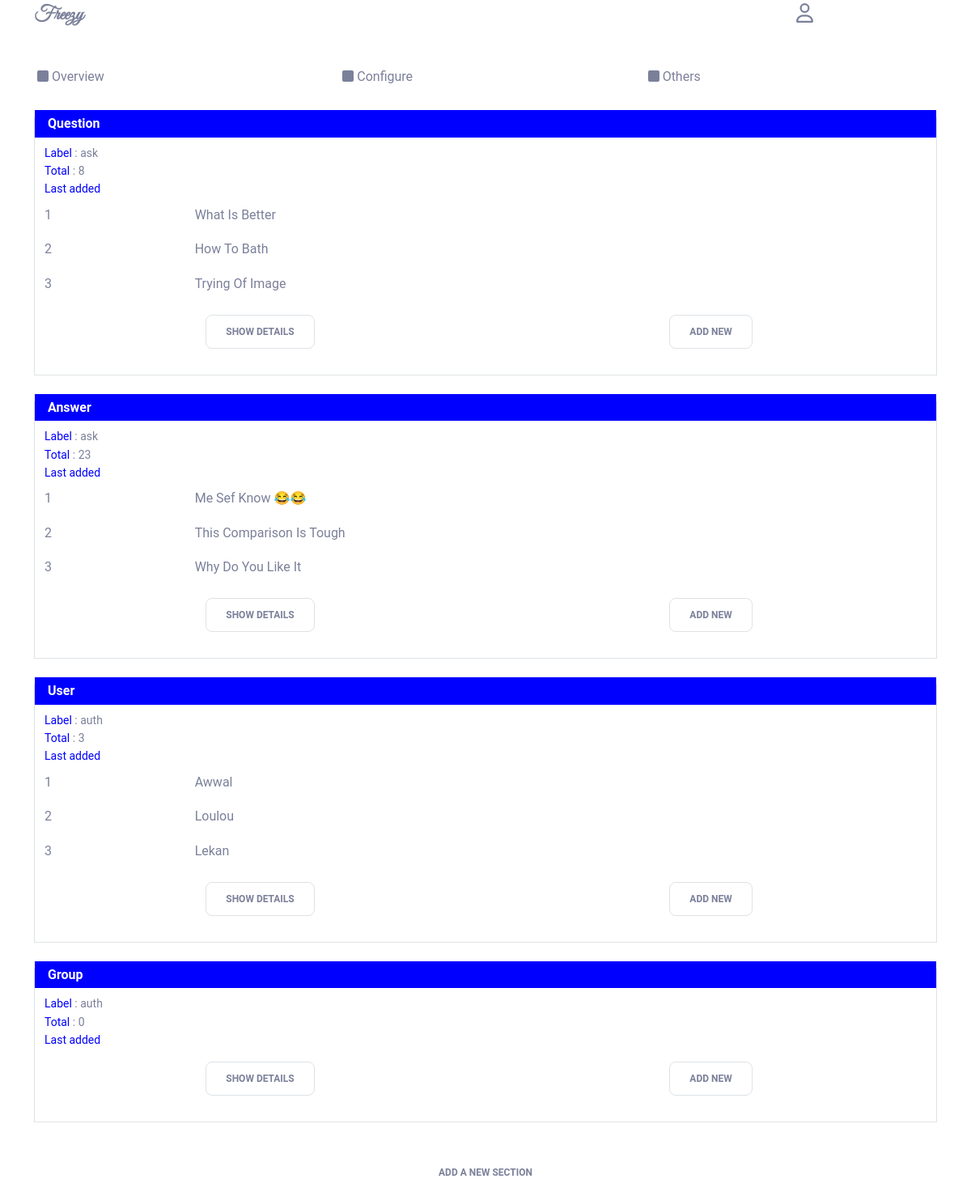
Screenshot of /freezy with the database file from the repository.
### ask/models.py (models this page shows, shortened)
class Question(models.Model):
    name=models.ForeignKey(Profile, on_delete=models.CASCADE,null=True,  related_name='User')
    date=models.DateTimeField(auto_now_add=True)
    title=models.CharField(max_length=200, blank=True,null=True)
    body=models.CharField(max_length=1000)
    active=models.BooleanField(default=True)
    Support=models.ManyToManyField(Profile, related_name='support', blank=True, symmetrical=False)
    view=GenericRelation(HitCount, object_id_field='object_pk', related_name='countViews')
    Views=models.IntegerField(default=0, blank=True, null=True)
    def __str__(self):
        if self.title != None:
            return self.title
        else:
            return self.body

class Answer(models.Model):
    question=models.ForeignKey(Question, related_name='question', null=True, on_delete=models.CASCADE)
    user=models.ForeignKey(Profile, on_delete=models.CASCADE, related_name='userName', null=True)
    date=models.DateTimeField(auto_now_add=True)
    body=models.CharField(max_length=1000)
    like=models.ManyToManyField(Profile, symmetrical=False, related_name='like', blank=True)
    dislike=models.ManyToManyField(Profile, symmetrical=False, related_name='dislike', blank=True)
    color=models.CharField(max_length=20, blank=True, null=True)
    reply=models.ForeignKey('self', related_name='replys', null=True, on_delete=models.CASCADE, blank=True)
    active=models.BooleanField(default=True)
    def __str__(self):
        return self.body
    class Meta:
        ordering=['-date']

### freezy/views.py (the view)
# urls.py: path('',overviewPage,name='OverviewUrl'),
def overviewPage(request):
    template = t+'overview.html'
    freezy = FreezyAdmin('Curious')
    models = freezy.register_model(ask=['Question','Answer'],auth=['User','Group'])
    print(models)
    context = dict(models=models)
    return render(request,template,context)

### freezy/views.py (called while the page is built)
    def register_model(self,**item):
        print(item)
        for k,v in item.items():
            for i in v:
                model = apps.get_model(k,i)
                objects = model.objects.all()
                self.models.append({'name':model.__name__,'label':model._meta.app_label,'model':model,'objects':objects})
        return self.models

### templates/freezyTemplate/overview.html
{%extends 'freezyTemplate/base.html'%}
{%block content%}
        <div class='container'>
        <div class='row my-2'>
            <div class='col sz-18 bold'>
            </div>
        </div>
            <div class='row '>
            {%for model in models%}
                <div class='col-12 my-3 py-2 border roded'>
                    <div class='row color-bg-p mb-2 p-1 color-white' style='margin-top:-18px '>
                        <div class='col-7 sz-16' style=''>
                            <a class='color-white bold' href="{%url 'ModelDetail' model.label model.name %}"> {{model.name|title}}</a>
                        </div>
                    </div>
                    <div class='row sz-14'>
                        <div class='col-12'>
                            <span class='color-p'>Label</span> :  {{model.label}}
                        </div>
                        <div class='col-12'>
                            <span class='color-p'>Total</span>  : {{model.objects.count}}
                        </div>
                    </div>
                    <div class='row'>
                        <div class='col sz-14 pb-2 color-p'>
                            Last added
                        </div>
                    </div>
                    <div class='row'>
                       {%for obj in model.objects|slice:':3'%}
                            <div class='col-2 sz-15'>
                                {{forloop.counter}}
                            </div>
                            <div class='col-10'>
                                {{obj|title}}
                            </div>
                            <hr>
                        {%endfor%}
                    </div>
                    <div class='row center my-2'>
                        <div class='col sz-14'>
                            <a href="{%url 'ModelDetail' model.label model.name %}" class='btn border'>Show Details</a>
                        </div>
                        <div class='col sz-14'>
                            <a href='' class='btn border'>Add New</a>
                        </div>
                    </div>
                 </div>
            {%endfor%}
            </div>
        </div>
        <br/>
        <div class='row'>
            <div class='col'>
                <button class='btn btn-block'> Add a new section</button>
            </div>
        </div>
        </div>
{%endblock%}

### templates/freezyTemplate/base.html (shortened to what this page needs)
{%load static%}
<html>
<head>
    {% if user.ProfUser.mode == 'Dark' %}
    <link rel='stylesheet' href='{%static 'css/bootstrap/bootstrap.min.css'%}' >
    <link rel='stylesheet' href='{%static 'css/acss/acss.css'%}' >
    <link rel='stylesheet' href='{%static 'css/dark.css'%}' >
    {%else%}
    <link rel='stylesheet' href='{%static 'css/bootstrap/bootstrap.min.css'%}' >
    <link rel='stylesheet' href='{%static 'css/acss/acss.css'%}' >
    {%endif%}
    <link rel='stylesheet' href='{%static 'css/fontawesome_5/css/all.min.css'%}' >
    <link rel='stylesheet' href='{%static 'css/material-dashboard.css'%}'
    <script src='{%static 'js/htmx.min.js'%}'></script>
</head>
<body>
<div class='container'>
        <div class='row'>
            <div class='col-10 bold font-great sz-24'>
                Freezy
            </div>
            <div class='col p-1'>
                <i class='far fa-user sz-24'></i>
            </div>
        </div>
        <div class='row'>
            <div class='col'>
                <input class='form-control'>
            </div>
        </div>
        <div class='row p-1'>
            <div class='col sz-16'>
                <i class='fas fa-square'></i>
                Overview
            </div>
            <div class='col sz-16'>
                <i class='fas fa-square'></i>
                Configure
            </div>
            <div class='col sz-16'>
                <i class='fas fa-square'></i>
                Others
            </div>
        </div>
{%block content%}
{%endblock%}
</body>
</html>

### static/css/acss/acss.css (style rules this page uses)
:root { --primary-color: blue; --secondary-color: orange; --tertiary-color: silver; }
.bold { font-weight: bold; }
.border { border: 1px solid black; }
.center { text-align: center; }
.color-p { color: var(--primary-color) }
.color-white { color: white }
.color-bg-p { background-color: var(--primary-color) }
.font-great { font-family: GreatVibes }
.sz-14 { font-size: 14px; }
.sz-16 { font-size: 16px; }
.sz-18 { font-size: 18px; }
.sz-24 { font-size: 24px; }

### rows the page displays
Question: title "What Is Better"
Question: title "How To Bath"
Question: title "Trying Of Image"
Answer: body "Me Sef Know 😂😂"
Answer: body "This Comparison Is Tough"
Answer: body "Why Do You Like It"

### other values shown
{{ model.name|title }} "Question" "Answer" "User" "Group"
{{ model.label }} "ask" "ask" "auth" "auth"
{{ model.objects.count }} "8" "23" "3" "0"
{{ obj|title }} "Awwal"
{{ obj|title }} "Loulou"
{{ obj|title }} "Lekan"
